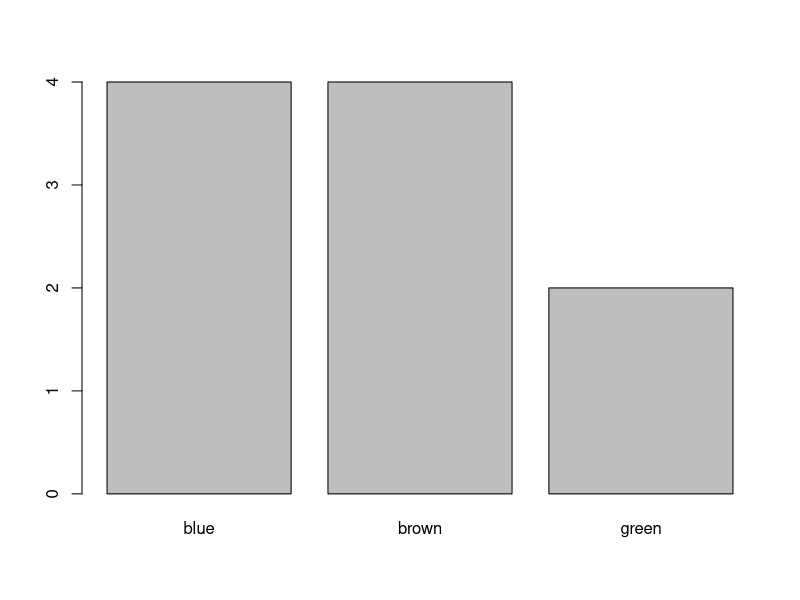
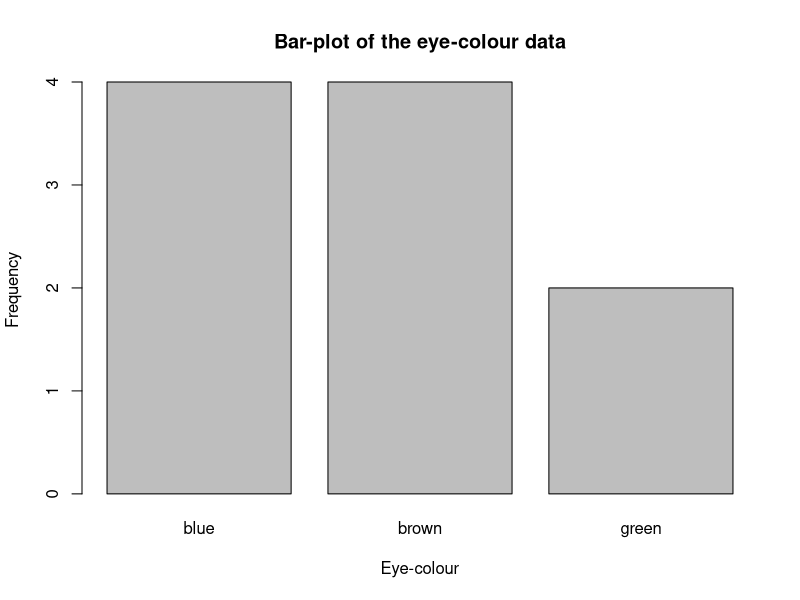
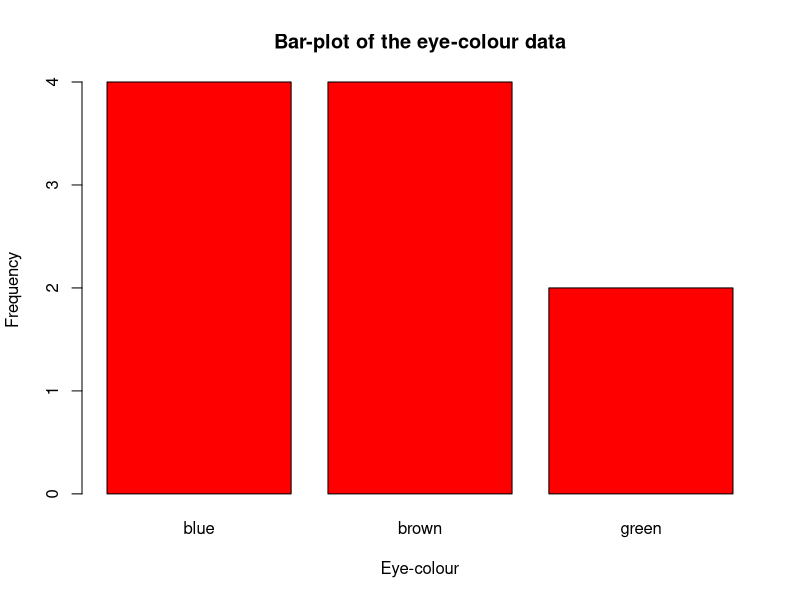
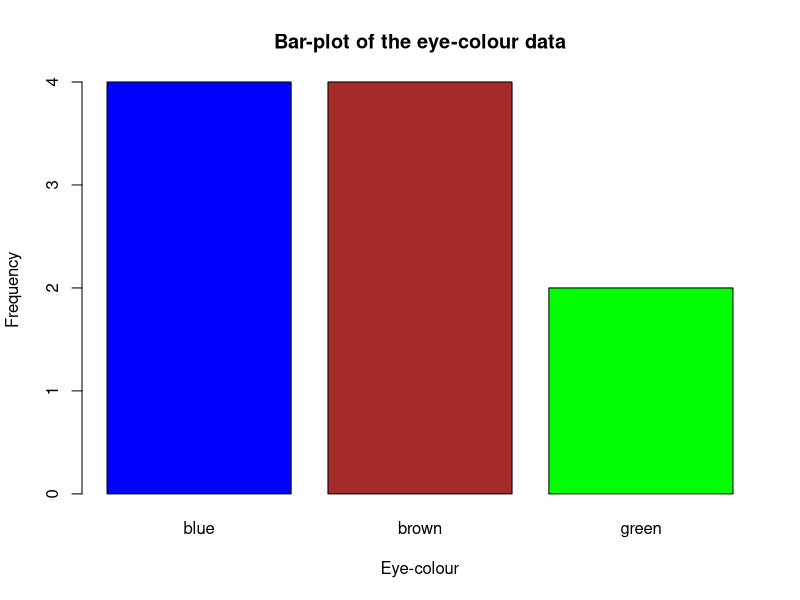
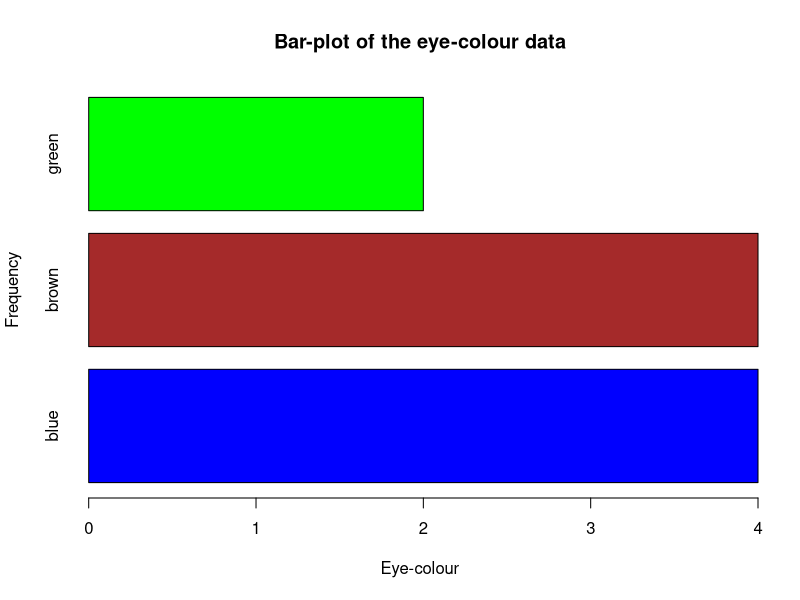
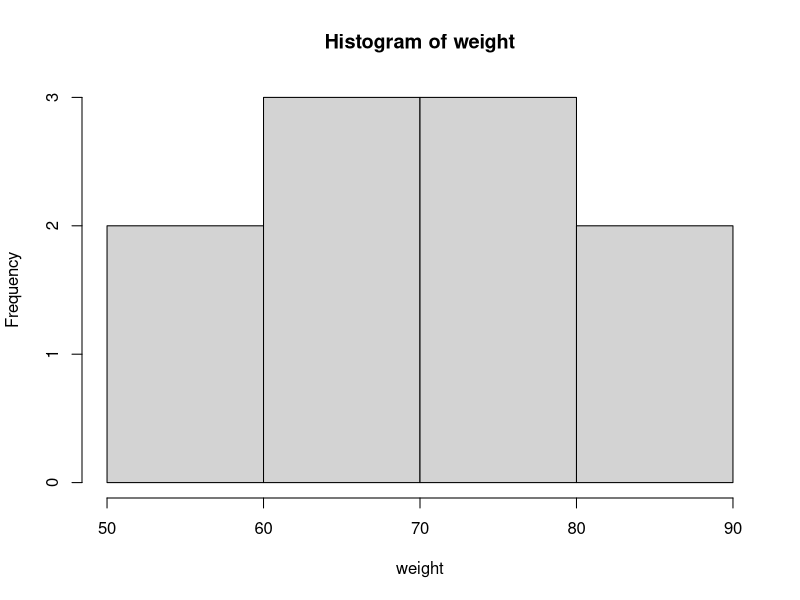
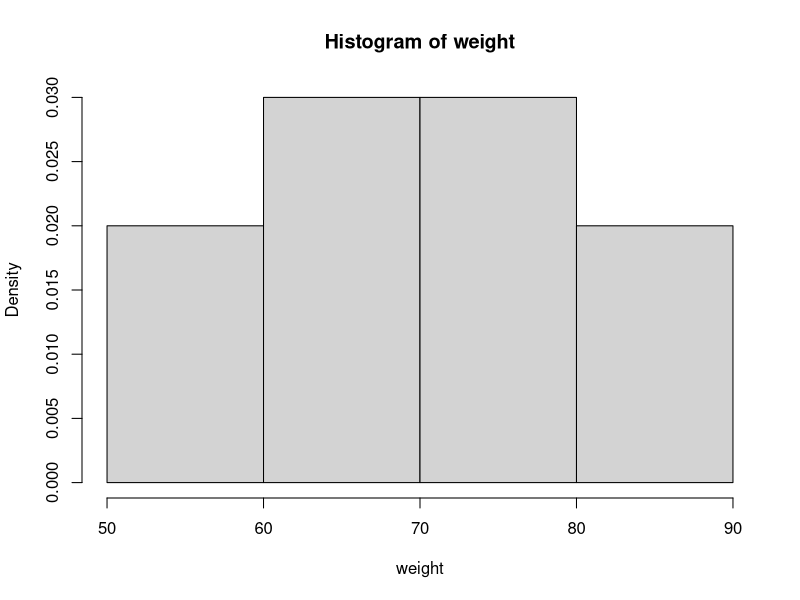
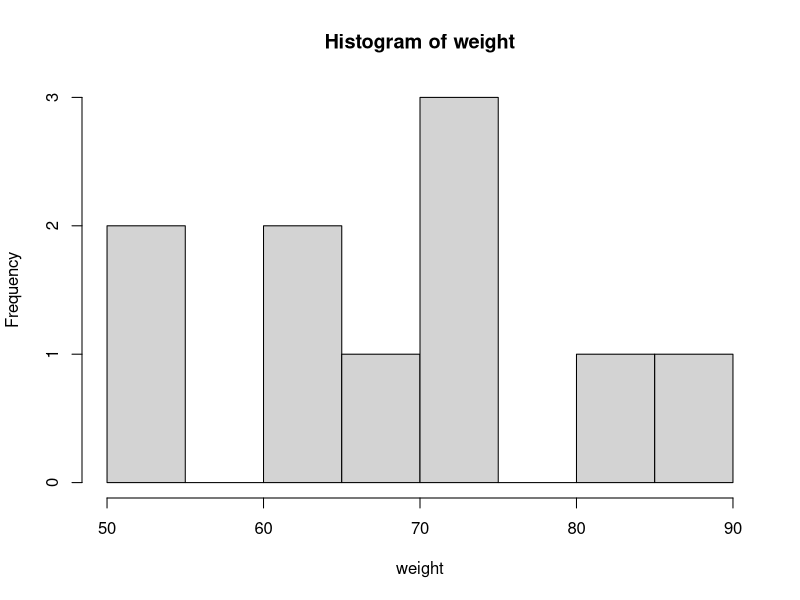

Write the R code that produced these figures, in order.
##################################################
## Class: BB503 & BB602 Probability and Statistics
## Script purpose: Introduction to R
## Author: Ege Ulgen
##################################################

# Sample Session ----------------------------------------------------------

# This is a comment
# print a number
2 

2 + 3 # perform a simple calculation
2 * 3 

# natural log
log(2)

# working directory -------------------------------------------------------
# Return current working directory
getwd()

# Set working directory
setwd("/Users/egeulgen/Documents/Teaching/BB503_BB602_21_22/")

# special characters in R -------------------------------------------------s
# NA: Not Available (i.e. missing values)
# NaN: Not a Number (e.g. 0/0)
0/0
# Inf: Infinity
# -Inf: Minus Infinity. For instance 0 divided by 0 gives a NaN, but 1 divided by 0 gives Inf.
1/0

# numeric and string objects ----------------------------------------------
### Numeric objects
# store an object
x <- 2
x # print this object

# store and print an object
(y <- 3)

# perform simple calculations
x + y
x * 3 + y * 2

# update an object to be doubled
x <- 2 * x

### String objects
x <- "Hello"
x

(y <- "World")

# concatenate the two words
paste(x, y)

# vectors -----------------------------------------------------------------
# store a vector
height <- c(168, 177, 177, 177, 178, 172, 165, 171, 178, 170)

# print the second element
height[2]

# print from the 2nd to the 5th element
height[2:5]

# Define a vector as a sequence (1 to 10)
(obs <- 1:10)

# define a regular sequence
seq(1, 10)
seq(1, 10, by = 2)

# Perform a simple calculation using vectors (element-wise)
weight <- c(88, 72, 85, 52, 71, 69, 61, 61, 51, 75)

BMI <- weight / ((height / 100) ^ 2)
BMI

### simple descriptions of the vector
# length
length(height)

### string vectors
eye_color <- c("blue", "green", "brown", "blue", "brown", 
               "blue", "blue", "green", "brown", "brown")

table(eye_color)

table(eye_color) / 10
table(eye_color) / 10 * 100

### appending to and deleting from a vector
# empty vector
my_vec <- c()
# append to vector
my_vec <- c(my_vec, 3)
my_vec
my_vec <- c(1, 2, my_vec)
my_vec

# delete an element
my_vec[2]
my_vec <- my_vec[-2]
my_vec

# simple plotting ---------------------------------------------------------

### bar plot
freq_tbl <- table(eye_color)
barplot(freq_tbl)
barplot(freq_tbl, 
        xlab = "Eye-colour",
        ylab = "Frequency",
        main = "Bar-plot of the eye-colour data")

barplot(freq_tbl, 
        xlab = "Eye-colour",
        ylab = "Frequency",
        main = "Bar-plot of the eye-colour data",
        col = "red")

barplot(freq_tbl, 
        xlab = "Eye-colour",
        ylab = "Frequency",
        main = "Bar-plot of the eye-colour data",
        col = c("blue", "brown", "green"))

barplot(freq_tbl, 
        xlab = "Eye-colour",
        ylab = "Frequency",
        main = "Bar-plot of the eye-colour data",
        col = c("blue", "brown", "green"),
        horiz = TRUE)

?barplot

###  histogram of weight
?hist
hist(weight)
hist(weight, freq = FALSE)
hist(weight, breaks = 10)
hist(weight, breaks = 10, col = "blue")

### Cholesterol data
chol_vec <- c(213, 174, 193, 196, 220, 183, 194, 200, 192, 200, 200, 199, 178,
              183, 188, 193, 187, 181, 193, 205, 196, 211, 202, 213, 216, 206,
              195, 191, 171, 194, 184, 191, 221, 212, 221, 204, 204, 191, 183, 227)
hist(chol_vec)
hist(chol_vec, breaks = 15)

grp1 <- chol_vec[1:20]
grp2 <- chol_vec[21:40]
hist(grp1, col = "red", main = "Group 1 - Distribution")
hist(grp2, col = "blue", main = "Group 2 - Distribution")


min(chol_vec)
max(chol_vec)

hist(grp1, col = "red", main = "Distribution by Group", 
     xlim = c(170, 230), ylim = c(0, 10))
hist(grp2, col = "blue",
     xlim = c(170, 230), ylim = c(0, 10), add = TRUE)




hist(grp1, col = rgb(red = 1, green = 0, blue = 0, alpha = 0.5), 
     main = "Distribution by Group", 
     xlim = c(170, 230), ylim = c(0, 10),
     xlab = NULL)
hist(grp2, col = rgb(red = 0, green = 0, blue = 1, alpha = 0.5), 
     xlim = c(170, 230), ylim = c(0, 10), add = TRUE)

# measures of center ------------------------------------------------------
# mean
mean(chol_vec)

# median
median(chol_vec)

summary(chol_vec)

# mode
table(chol_vec)
sort(table(chol_vec), decreasing = TRUE)

# working with real data --------------------------------------------------
aids_df <- read.delim("data/aids_dataset.txt", sep = " ")

head(aids_df)
head(aids_df, 3)

tail(aids_df)

str(aids_df)
aids_df$treatment <- as.factor(aids_df$treatment)
aids_df$gender <- as.factor(aids_df$gender)
str(aids_df)

mean(aids_df$age)
median(aids_df$age)
summary(aids_df$age)
summary(aids_df)

table(aids_df$treatment)
table(aids_df$treatment) / nrow(aids_df) * 100

sub_df1 <- subset(aids_df, treatment == "trt1")
sub_df2 <- subset(aids_df, treatment == "trt2")

rbind(summary(sub_df1$cd4_2), summary(sub_df2$cd4_2))
cbind(summary(sub_df1$cd4_2), summary(sub_df2$cd4_2))
